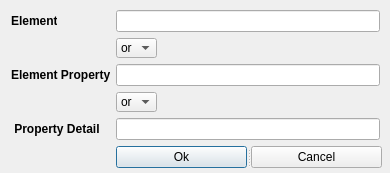
<?xml version="1.0" encoding="UTF-8"?>
<ui version="4.0">
 <class>Dialog</class>
 <widget class="QDialog" name="Dialog">
  <property name="geometry">
   <rect>
    <x>0</x>
    <y>0</y>
    <width>390</width>
    <height>173</height>
   </rect>
  </property>
  <property name="minimumSize">
   <size>
    <width>390</width>
    <height>173</height>
   </size>
  </property>
  <property name="maximumSize">
   <size>
    <width>390</width>
    <height>173</height>
   </size>
  </property>
  <property name="windowTitle">
   <string>Dialog</string>
  </property>
  <property name="whatsThis">
   <string>&lt;html&gt;&lt;head/&gt;&lt;body&gt;&lt;p&gt;This is a Filtering Window.&lt;/p&gt;&lt;p&gt;The Element that have the setted details will be shown.&lt;/p&gt;&lt;/body&gt;&lt;/html&gt;</string>
  </property>
  <widget class="QWidget" name="layoutWidget">
   <property name="geometry">
    <rect>
     <x>11</x>
     <y>10</y>
     <width>371</width>
     <height>164</height>
    </rect>
   </property>
   <layout class="QFormLayout" name="formLayout">
    <item row="0" column="0">
     <widget class="QLabel" name="label">
      <property name="maximumSize">
       <size>
        <width>46</width>
        <height>22</height>
       </size>
      </property>
      <property name="font">
       <font>
        <weight>75</weight>
        <bold>true</bold>
       </font>
      </property>
      <property name="lineWidth">
       <number>1</number>
      </property>
      <property name="text">
       <string>Element</string>
      </property>
      <property name="textFormat">
       <enum>Qt::AutoText</enum>
      </property>
      <property name="scaledContents">
       <bool>false</bool>
      </property>
     </widget>
    </item>
    <item row="1" column="1">
     <widget class="QComboBox" name="elem_andor_prop_cBox">
      <property name="minimumSize">
       <size>
        <width>41</width>
        <height>20</height>
       </size>
      </property>
      <property name="maximumSize">
       <size>
        <width>41</width>
        <height>20</height>
       </size>
      </property>
      <item>
       <property name="text">
        <string>or</string>
       </property>
      </item>
      <item>
       <property name="text">
        <string>and</string>
       </property>
      </item>
     </widget>
    </item>
    <item row="2" column="0">
     <widget class="QLabel" name="label_2">
      <property name="maximumSize">
       <size>
        <width>99</width>
        <height>22</height>
       </size>
      </property>
      <property name="font">
       <font>
        <weight>75</weight>
        <bold>true</bold>
        <kerning>true</kerning>
       </font>
      </property>
      <property name="text">
       <string>Element Property</string>
      </property>
     </widget>
    </item>
    <item row="4" column="0">
     <widget class="QLabel" name="label_3">
      <property name="maximumSize">
       <size>
        <width>89</width>
        <height>22</height>
       </size>
      </property>
      <property name="font">
       <font>
        <weight>75</weight>
        <bold>true</bold>
        <kerning>true</kerning>
       </font>
      </property>
      <property name="text">
       <string> Property Detail</string>
      </property>
     </widget>
    </item>
    <item row="5" column="1">
     <widget class="QSplitter" name="splitter">
      <property name="orientation">
       <enum>Qt::Horizontal</enum>
      </property>
      <widget class="QPushButton" name="okBtn">
       <property name="text">
        <string>Ok</string>
       </property>
      </widget>
      <widget class="QPushButton" name="cancelBtn">
       <property name="text">
        <string>Cancel</string>
       </property>
      </widget>
     </widget>
    </item>
    <item row="3" column="1">
     <widget class="QComboBox" name="prop_andor_det_cBox">
      <property name="minimumSize">
       <size>
        <width>41</width>
        <height>20</height>
       </size>
      </property>
      <property name="maximumSize">
       <size>
        <width>41</width>
        <height>20</height>
       </size>
      </property>
      <item>
       <property name="text">
        <string>or</string>
       </property>
      </item>
      <item>
       <property name="text">
        <string>and</string>
       </property>
      </item>
     </widget>
    </item>
    <item row="0" column="1">
     <widget class="QLineEdit" name="elemText">
      <property name="maximumSize">
       <size>
        <width>264</width>
        <height>23</height>
       </size>
      </property>
     </widget>
    </item>
    <item row="2" column="1">
     <widget class="QLineEdit" name="propText">
      <property name="maximumSize">
       <size>
        <width>264</width>
        <height>23</height>
       </size>
      </property>
     </widget>
    </item>
    <item row="4" column="1">
     <widget class="QLineEdit" name="detText">
      <property name="maximumSize">
       <size>
        <width>264</width>
        <height>23</height>
       </size>
      </property>
     </widget>
    </item>
   </layout>
  </widget>
 </widget>
 <resources/>
 <connections/>
</ui>
